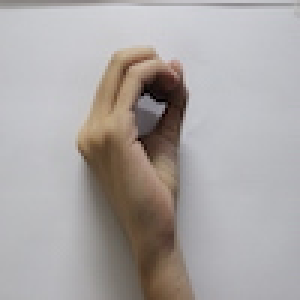
#> input picture Dataset/0/IMG_1249.JPG, 100 x 100 px (shown 3 times larger); its folder holds only this picture in this run
$ jupyter execute --allow-errors Ejercicio25.ipynb
#> lines starting #> are read from the running program, lines starting #| are printed output that depends on the picture
#> further down, im is the input picture: PIL image 100x100 RGB; mean R, G, B 170.5, 165.7, 164.7
[cell 1]
import glob
import numpy as np
import matplotlib.pyplot as plt
from PIL import Image, ImageEnhance
import sklearn.manifold
import sklearn.datasets
import sklearn.cluster
import umap
import sklearn.neural_network
from sklearn.preprocessing import StandardScaler
from sklearn.model_selection import train_test_split
from sklearn.linear_model import LogisticRegression
#Voy a manejar un dataset con imagenes correspondientes a dígitos en lenguaje de señas particionado en carpetas de
#acuerdo al dígito correspondiente
files_val = glob.glob('./Dataset/*/*.JPG')
datos=len(files_val)
siz=14
Data=np.zeros((datos,siz*siz))
target=np.zeros(datos)
count=0
images=[]
#Función para calcular el brillo
def calculate_brightness(image):
    greyscale_image = image.convert('L')
    histogram = greyscale_image.histogram()
#> histogram = 256 values, max 8 at index 191, min 0 at index 0, mean 0.766
    pixels = sum(histogram)
#> pixels = 196
    brightness = scale = len(histogram)
#> brightness = 256; scale = 256

    for index in range(0, scale):
        ratio = histogram[index] / pixels
        brightness += ratio * (-scale + index)
#> this loop made 256 passes
#> (ratio, brightness) on passes 1 to 3: (0, 256), (0, 256), (0, 256)
#> after the loop, brightness = 167.2

    return 1 if brightness == 255 else brightness / scale
#Leo los datos por carpetas y asigno el target correspondiente
for i in range(10):
    files_val = glob.glob('./Dataset/'+str(i)+'/*.JPG')
    for names in files_val:
        im=Image.open(names)
        out=(im.convert('L')).resize((siz,siz))
        #Aqui voy a incluir una parte para tratar de normalizar el brillo
        enhancer = ImageEnhance.Brightness(out)
        out=enhancer.enhance(0.9/calculate_brightness(out))
        images.append(out)
        Data[count,:]=(np.array(out).reshape((-1,1)).T).astype(float)
        target[count]=i
        count=count+1

[cell 2]
#Dividimos los datos y estandarizamos
x_train,x_test,y_train,y_test,i_train,i_test= train_test_split(Data,target,images,train_size=0.5)
scaler = StandardScaler()
x_train = scaler.fit_transform(x_train)
x_test = scaler.transform(x_test)

[cell 3]
#Probamos con las 3 capas de cuatro neuronas con softmax
mlp = sklearn.neural_network.MLPClassifier(activation='logistic',hidden_layer_sizes=((4,4,4)),max_iter=5000)

[cell 4]
#Evaluamos para los diferentes tamaños del training
trainshape=x_train.shape[0]
#> trainshape = 1
testshape=x_test.shape[0]
#> testshape = 1
scores=np.zeros((10,2))
#> (the rest of this cell did not finish here and is left out)

[cell 5]
plt.plot(10*np.array(range(1,11)),scores[:,0])
plt.plot(10*np.array(range(1,11)),scores[:,1])
plt.legend(['Train','Test'])
plt.xlabel(r'$\%$ de Datos')
plt.ylabel('F1')
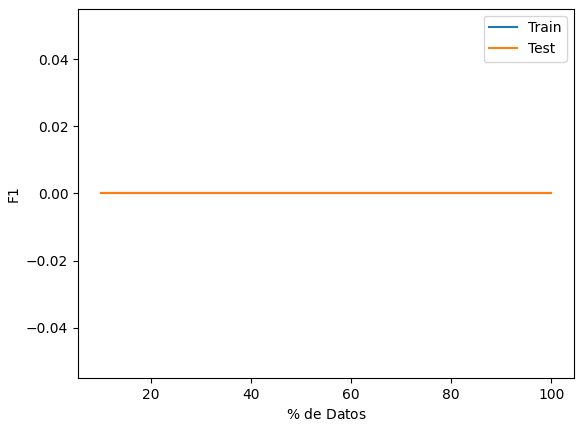
#> figure drawn by matplotlib, 1 panel

[cell 6]
#Probamos con las 3 capas de cuatro neuronas ahora en relu
mlp = sklearn.neural_network.MLPClassifier(activation='relu',hidden_layer_sizes=((4,4,4)),max_iter=3500)
#Evaluamos para los diferentes tamaños del training
scorere=np.zeros((10,2))
#> (the rest of this cell did not finish here and is left out)

[cell 7]
#Se obtiene un comportamiento mas estable que con softmax, aunque la precision para test sigue siendo baja

[cell 8]
#Ahora variamos el parametro alpha
scorea=np.zeros((9,2))
for i in range(-6,3):
    alphav=10**i
    mlp = sklearn.neural_network.MLPClassifier(activation='relu',hidden_layer_sizes=((4,4,4)),max_iter=3500,alpha=alphav)
    mlp.fit(x_train,y_train)
    scorea[i+6,0]=sklearn.metrics.f1_score(y_train, mlp.predict(x_train), average='macro')
    scorea[i+6,1]=sklearn.metrics.f1_score(y_test, mlp.predict(x_test), average='macro')
plt.plot(range(-6,3),scorea[:,0])
plt.plot(range(-6,3),scorea[:,1])
plt.legend(['Train','Test'])
plt.xlabel(r'$log_{10} \alpha$')
plt.ylabel('F1')
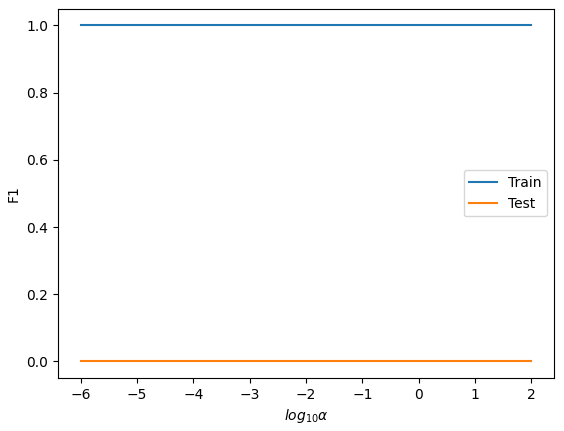
#> figure drawn by matplotlib, 1 panel

[cell 9]
scorea=np.zeros((9,2))
for i in range(-6,3):
    alphav=10**i
    mlp = sklearn.neural_network.MLPClassifier(activation='relu',hidden_layer_sizes=((10,10)),max_iter=3500,alpha=alphav)
    mlp.fit(x_train,y_train)
    scorea[i+6,0]=sklearn.metrics.f1_score(y_train, mlp.predict(x_train), average='macro')
    scorea[i+6,1]=sklearn.metrics.f1_score(y_test, mlp.predict(x_test), average='macro')
plt.plot(range(-6,3),scorea[:,0])
plt.plot(range(-6,3),scorea[:,1])
plt.legend(['Train','Test'])
plt.xlabel(r'$log_{10} \alpha$')
plt.ylabel('F1')
